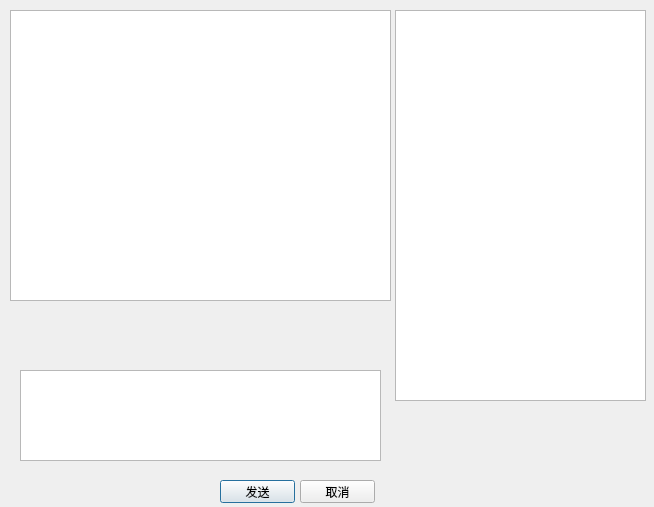
<?xml version="1.0" encoding="UTF-8"?>
<ui version="4.0">
 <class>Dialog</class>
 <widget class="QDialog" name="Dialog">
  <property name="geometry">
   <rect>
    <x>0</x>
    <y>0</y>
    <width>654</width>
    <height>507</height>
   </rect>
  </property>
  <property name="windowTitle">
   <string>Dialog</string>
  </property>
  <widget class="QTableView" name="tableView">
   <property name="geometry">
    <rect>
     <x>395</x>
     <y>10</y>
     <width>251</width>
     <height>391</height>
    </rect>
   </property>
  </widget>
  <widget class="QTextBrowser" name="textBrowser">
   <property name="geometry">
    <rect>
     <x>10</x>
     <y>10</y>
     <width>381</width>
     <height>291</height>
    </rect>
   </property>
  </widget>
  <widget class="QPushButton" name="sendBtn">
   <property name="geometry">
    <rect>
     <x>220</x>
     <y>480</y>
     <width>75</width>
     <height>23</height>
    </rect>
   </property>
   <property name="text">
    <string>发送</string>
   </property>
  </widget>
  <widget class="QPushButton" name="cleanBtn">
   <property name="geometry">
    <rect>
     <x>300</x>
     <y>480</y>
     <width>75</width>
     <height>23</height>
    </rect>
   </property>
   <property name="text">
    <string>取消</string>
   </property>
  </widget>
  <widget class="QTextEdit" name="textEdit">
   <property name="geometry">
    <rect>
     <x>20</x>
     <y>370</y>
     <width>361</width>
     <height>91</height>
    </rect>
   </property>
  </widget>
 </widget>
 <layoutdefault spacing="6" margin="11"/>
 <resources/>
 <connections/>
</ui>
